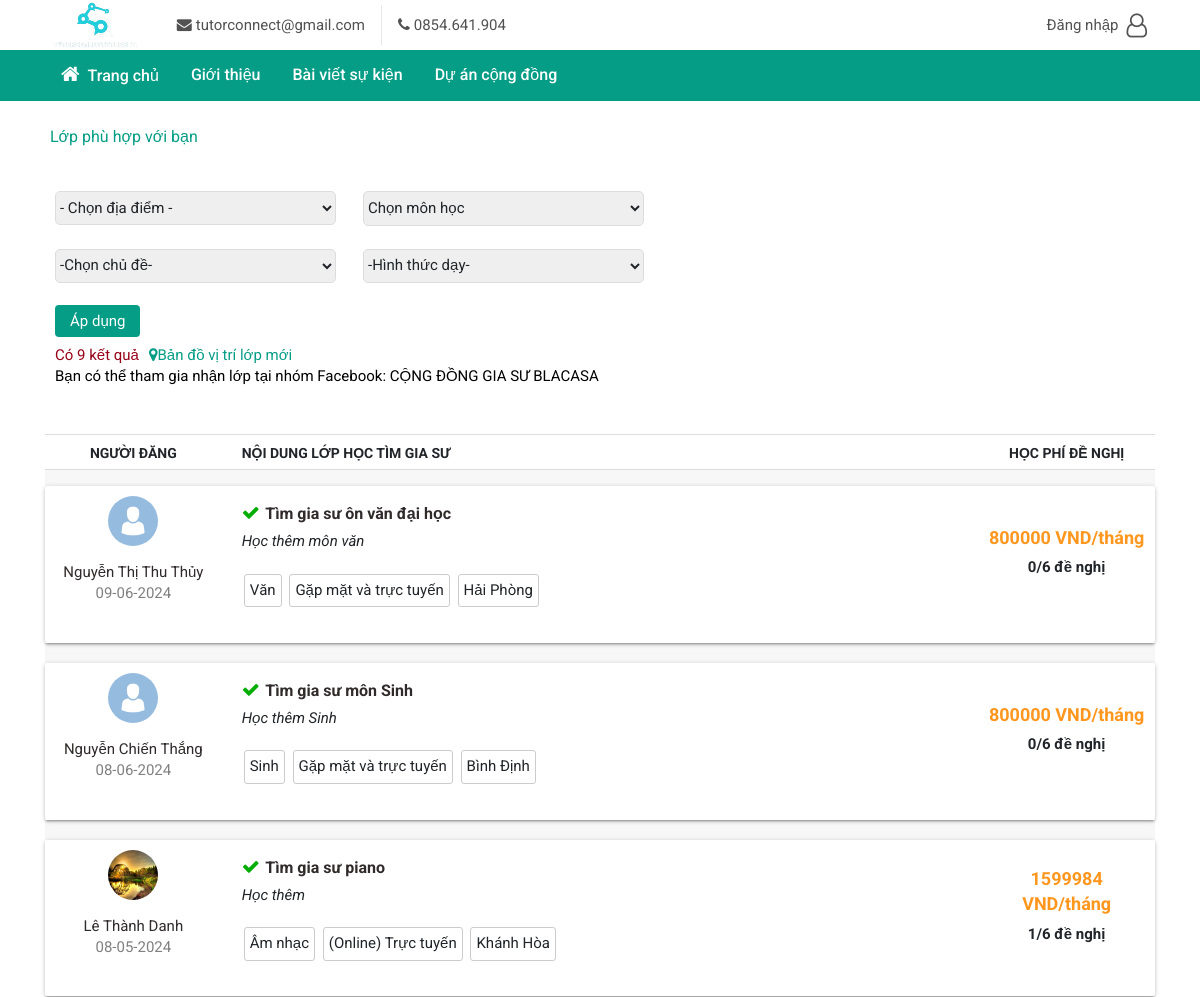
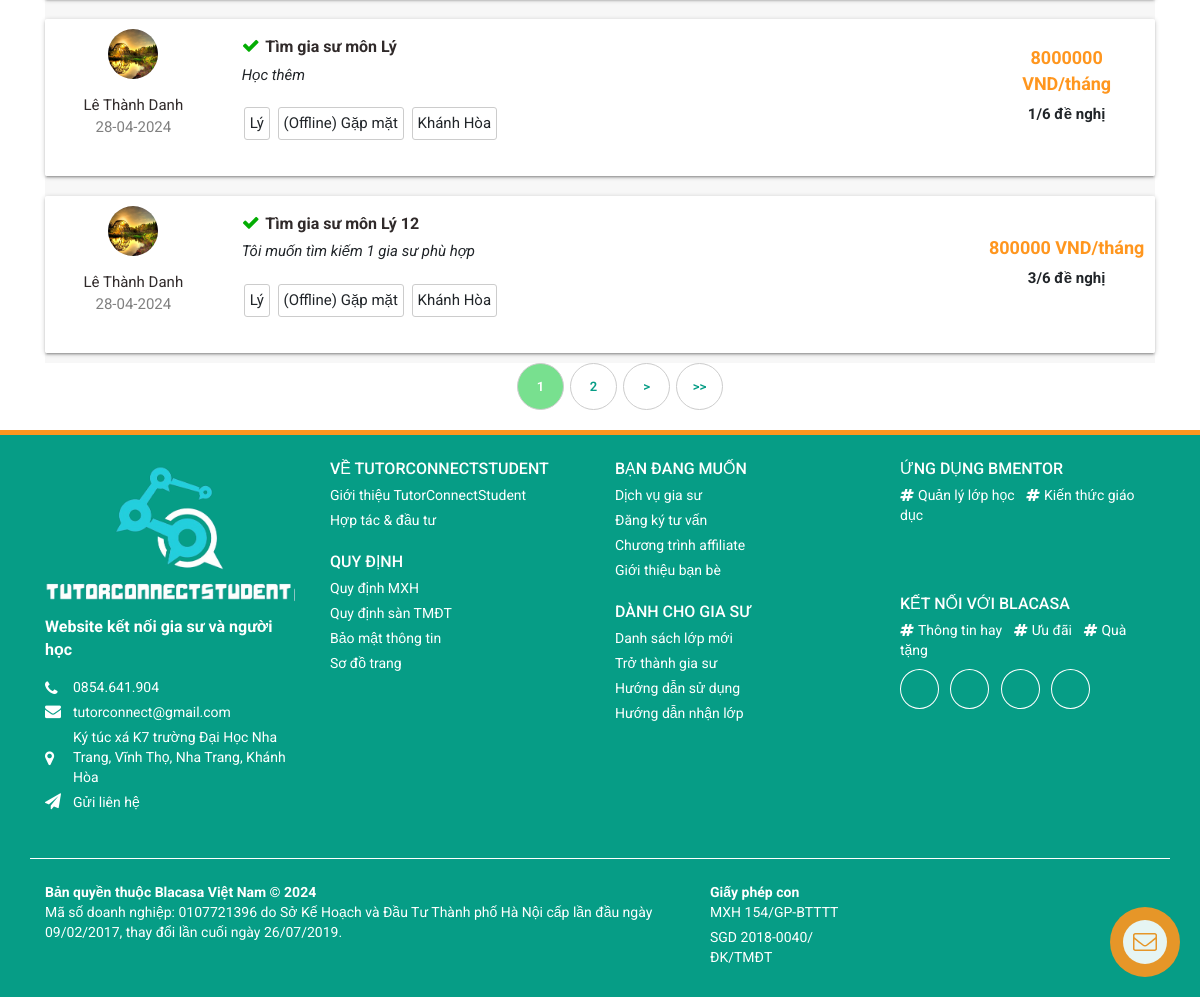
Page /user/pages/class.php on the committed database (2 pictures, top to bottom).
### tables this page shows
CREATE TABLE `lophoc` (
  `MaLop` int(11) NOT NULL,
  `TenLop` text NOT NULL,
  `MaMH` int(11) NOT NULL,
  `MaHV` int(11) NOT NULL,
  `MaHT` int(11) NOT NULL,
  `Tinh_TP` text DEFAULT NULL,
  `Quan_Huyen` text DEFAULT NULL,
  `Xa_Phuong` text DEFAULT NULL,
  `SoGioHoc1Buoi` float NOT NULL,
  `DienThoai` text NOT NULL,
  `GioiTinhGS` smallint(6) NOT NULL,
  `SoHV` smallint(6) NOT NULL,
  `SoBuoiHoc1Tuan` tinyint(4) NOT NULL,
  `HocPhi1Buoi` double NOT NULL,
  `NoiDung` text NOT NULL,
  `DiaChiCT` text DEFAULT NULL,
  `NgayBD` date NOT NULL,
  `ThoiGianDang` datetime NOT NULL,
  `MaNV` int(11) DEFAULT NULL,
  `TenTTLop` text NOT NULL
);

CREATE TABLE `hocvien` (
  `MaHV` int(11) NOT NULL,
  `HoTen` text NOT NULL,
  `Email` text NOT NULL,
  `DienThoai` text NOT NULL,
  `Tinh_TP` text NOT NULL,
  `DiaChiCT` text DEFAULT NULL,
  `MoTa` text DEFAULT NULL,
  `GioiTinh` smallint(6) DEFAULT NULL,
  `AnhBia` text NOT NULL,
  `AnhDaiDien` text NOT NULL,
  `MaTK` int(11) NOT NULL
);

CREATE TABLE `monhoc` (
  `MaMH` int(11) NOT NULL,
  `TenMH` text NOT NULL
);

CREATE TABLE `hinhthuc` (
  `MaHT` int(11) NOT NULL,
  `TenHT` text NOT NULL
);

### user/pages/class.php (the view, shortened to what the rows shown need)
<!DOCTYPE html>
<html xmlns="http://www.w3.org/1999/xhtml" class="js">
<?php
function limitWords($string, $limit)
{
    $words = explode(" ", $string);
    return $string;
}
?>
<head>
    <link type="text/css" rel="stylesheet" href="../assets/css/css__9cWqptSUNYq5YedfIwh33VxtugFVWjDdEsblT8GhLKI__quUjyhSfbEukHj.css" media="all" />
    <link type="text/css" rel="stylesheet" href="../assets/css/css__YeBfmnnLsPW9W1FSg1JOZA9NPbiccyw-oG-Cb-rlqvg__MMJLVmbGFCOCQ9.css" media="all" />
    <link type="text/css" rel="stylesheet" href="../assets/css/css___wfAwuLKR7pVUkP9VbBDiP9QZAOQzH3wLcG7ZIg4SN0__LrH580BI6g282g.css" media="all" />
    <link type="text/css" rel="stylesheet" href="../assets/css/css__Ot9l09ZM71JgqUrkABNYpIf697NGNW91HhqmDQIPI2k__YtWorz7vEtwokW.css" media="all" />
    <link type="text/css" rel="stylesheet" href="../assets/css/css__zjm2aiKa_qJyEQxmjZDIpbbI9yEC7p6NkG4ZUWSwkmg__ZFpFb8wdlLmy92.css" media="all" />
</head>
<body class="html not-front not-logged-in no-sidebars page-node page-node- page-node-579 node-type-page s">
    <?php include 'header.php' ?>
    <?php
    $page = isset($_GET['page']) ? $_GET['page'] : 1;
    $items_per_page = 5;
    $offset = ($page - 1) * $items_per_page;
    $class = 'SELECT * FROM lophoc
    JOIN monhoc ON monhoc.MaMH = lophoc.MaMH
    JOIN hinhthuc ON hinhthuc.MaHT = lophoc.MaHT
    JOIN hocvien ON hocvien.MaHV = lophoc.MaHV
    WHERE (1=1) AND lophoc.TenTTLop = "Đang tìm gia sư" ';
    $stmt = $conn->prepare($class);
    $stmt->execute();
    $results = $stmt->get_result();
    $total_results = $results->num_rows;
    $class .= "Order by ThoiGianDang DESC ";
    $class .= ' LIMIT ' . $items_per_page . ' OFFSET ' . $offset;
    $stmt = $conn->prepare($class);
    $stmt->execute();
    $results = $stmt->get_result();
    ?>
    <section class="home-category">
        <div class="container" style="padding-top:10px;">
            <div class="region region-content">
                <div id="block-system-main" class="block block-system">
                    <div class="content">
                        <div class="main-wrapper">
                            <div class="view view-nhom-hoc-chung view-id-nhom_hoc_chung view-display-id-page_3 view-dom-id-c292a4a0c10b88ef96c213d24bead50e" style="background-color:#fff; padding-bottom: 10px;">
                                <div class="view-content" style="display: <?= (isset($total_results) && ($total_results > 0)) ? '' : 'none' ?>;">
                                    <?php
                                    while ($row = $results->fetch_assoc()) {
                                    ?>
                                        <div class="row-request bla-common-shadow">
                                            <div class="one-row-class ">
                                                <div class="row">
                                                    <div class="col-md-2 col-sm-2">
                                                        <div class="row-request-1">
                                                            <p style="height:50px;">
                                                                <img typeof="foaf:Image" src="../assets/img/<?= (empty($row['AnhDaiDien'])) ? 'default_user.png' : 'img_student/' . $row['AnhDaiDien'] ?>" width="50" height="50" alt="" />
                                                            </p>
                                                            <p class="creator-name"><a href="/blacasa-cskh-02"><?= $row['HoTen'] ?></a></p>
                                                            <p class="created-date"><?php
                                                                                    $dateTime = new DateTime($row['ThoiGianDang']);
                                                                                    $date = $dateTime->format('d-m-Y');
                                                                                    echo $date ?></p>
                                                        </div>
                                                    </div>
                                                    <div class="col-md-8 col-sm-8">
                                                        <div class="row-request-2">
                                                            <h2 class="row-request-title">
                                                                <i class="fa fa-check" aria-hidden="true" style="font-size: 18px;color: #03ad03;margin-right: 2px;" title="Đã xác thực thông tin">
                                                                </i>
                                                                <a href="detail_class.php?view=<?= $row['MaLop'] ?>" target="_blank"><?= $row['TenLop'] ?></a>
                                                            </h2>
                                                            <p style="font-style: italic;"><?= limitWords($row['NoiDung'], 35) ?></p>
                                                            <span class="group-span"><?= $row['TenMH'] ?></span>
                                                            <span class="group-span"><?= $row['TenHT'] ?></span>
                                                            <span class="group-span"><?= $row['Tinh_TP'] ?></span>
                                                        </div>
                                                    </div>
                                                    <div class="col-md-2 col-sm-2" style="align-content: center;">
                                                        <div class="row-request-3">
                                                            <span class="green-text" style="color:#FF961E;"><span style="font-size: 18px;font-weight:bold;color:#FF961E;">
                                                                    <?= $row['SoBuoiHoc1Tuan'] * $row['HocPhi1Buoi'] * 4 ?> VND/tháng</span> </span>
                                                            <p class="class-offer-number"><?php
                                                                                            $sql = 'SELECT * FROM ketnoigs_hv
                                                                       WHERE MaLop = ?';
                                                                                            $stmt = $conn->prepare($sql);
                                                                                            $stmt->bind_param('i', $row['MaLop']);
                                                                                            $stmt->execute();
                                                                                            $result = $stmt->get_result();
                                                                                            $numberConnect = $result->num_rows;
                                                                                            echo $numberConnect . '/6 đề nghị'
                                                                                            ?></p>
                                                        </div>
                                                    </div>
                                                    <div class="col-md-2 col-sm-2" style=" align-content: center;">
                                                        <div class="row-request-4">
                                                            <div class="action-group text-right show-when-hover">
                                                            </div>
                                                        </div>
                                                    </div>
                                                </div>
                                            </div>
                                        </div>
                                    <?php } ?>
                                </div>
                            </div>
                        </div>
                    </div>
                </div>
            </div>
        </div>
    </section>
    <?php include 'footer.php' ?>
</body>
</html>

### rows in the picture
lophoc: MaHV.AnhDaiDien (placeholder picture), MaHV.HoTen "Nguyễn Thị Thu Thủy", ThoiGianDang "09-06-2024", TenLop "Tìm gia sư ôn văn đại học", NoiDung "Học thêm môn văn", MaMH.TenMH "Văn", MaHT.TenHT "Gặp mặt và trực tuyến", MaHV.Tinh_TP "Hải Phòng", $row['SoBuoiHoc1Tuan'] * $row['HocPhi1Buoi'] * 4 "800000", MaHV.GioiTinh "0"
lophoc: MaHV.AnhDaiDien (placeholder picture), MaHV.HoTen "Nguyễn Chiến Thắng", ThoiGianDang "08-06-2024", TenLop "Tìm gia sư môn Sinh", NoiDung "Học thêm Sinh", MaMH.TenMH "Sinh", MaHT.TenHT "Gặp mặt và trực tuyến", MaHV.Tinh_TP "Bình Định", $row['SoBuoiHoc1Tuan'] * $row['HocPhi1Buoi'] * 4 "800000"
hocvien: GioiTinh "0"
lophoc: MaHV.AnhDaiDien (picture), MaHV.HoTen "Lê Thành Danh", ThoiGianDang "08-05-2024", TenLop "Tìm gia sư piano", NoiDung "Học thêm", MaMH.TenMH "Âm nhạc", MaHT.TenHT "(Online) Trực tuyến", MaHV.Tinh_TP "Khánh Hòa", $row['SoBuoiHoc1Tuan'] * $row['HocPhi1Buoi'] * 4 "1599984", numberConnect "1"
lophoc: MaHV.AnhDaiDien (picture), MaHV.HoTen "Lê Thành Danh", ThoiGianDang "28-04-2024", TenLop "Tìm gia sư môn Lý", NoiDung "Học thêm", MaMH.TenMH "Lý", MaHT.TenHT "(Offline) Gặp mặt", MaHV.Tinh_TP "Khánh Hòa", $row['SoBuoiHoc1Tuan'] * $row['HocPhi1Buoi'] * 4 "8000000", numberConnect "1"
lophoc: MaHV.AnhDaiDien (picture), MaHV.HoTen "Lê Thành Danh", ThoiGianDang "28-04-2024", TenLop "Tìm gia sư môn Lý 12", NoiDung "Tôi muốn tìm kiếm 1 gia sư phù hợp", MaMH.TenMH "Lý", MaHT.TenHT "(Offline) Gặp mặt", MaHV.Tinh_TP "Khánh Hòa", $row['SoBuoiHoc1Tuan'] * $row['HocPhi1Buoi'] * 4 "800000", numberConnect "3"

### other values in the picture
$total_results "9"
